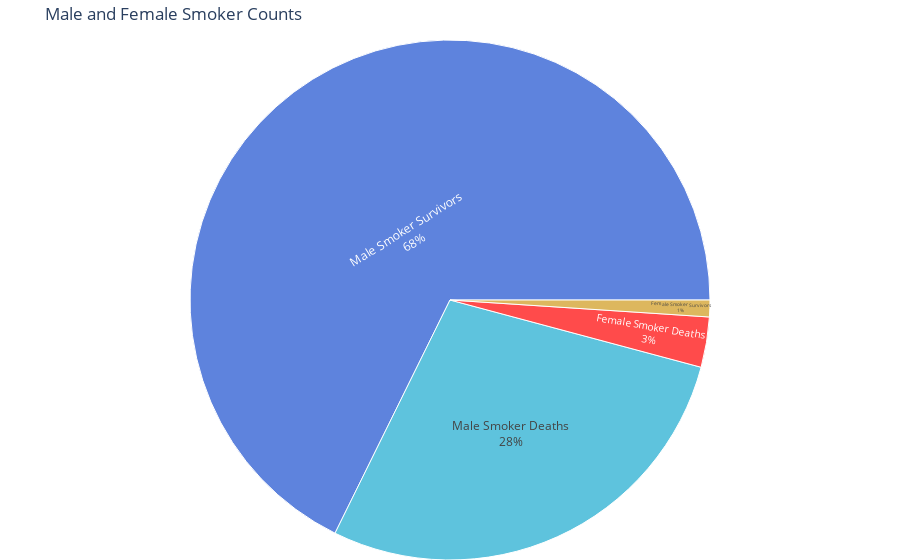

The notebook cell this image was saved under:
### Code cell
# Create a DataFrame

df = pd.DataFrame({
    'Categories': ['Male Smoker Deaths', 'Female Smoker Deaths', 'Male Smoker Survivors', 'Female Smoker Survivors'],
    'Counts': [27, 3, 65, 1]
})

# Create a sunburst chart
fig = px.sunburst(df, path=['Categories'], values='Counts', color='Categories',
                  color_discrete_map={'Male Smoker Deaths': '#1baacf', 'Female Smoker Deaths':'red' ,
                                      'Male Smoker Survivors': '#1B50CF' , 'Female Smoker Survivors': '#cf9a1b'},
                  title='Male and Female Smoker Counts')

# Update layout for better presentation
fig.update_layout(margin=dict(l=0, r=0, b=0, t=40))

fig.update_traces(textinfo='label+percent entry', textfont_size =12)


# Show the chart
fig.show()

### Figure 1 — Plotly figure (JSON) as saved in the notebook; plotly's stock layout.template omitted (floating-point values rounded to 4 significant figures)
{"data": [{"branchvalues": "total", "customdata": [["Female Smoker Survivors"], ["Male Smoker Survivors"], ["Female Smoker Deaths"], ["Male Smoker Deaths"]], "domain": {"x": [0, 1], "y": [0, 1]}, "hovertemplate": "labels=%{label}<br>Counts=%{value}<br>parent=%{parent}<br>id=%{id}<br>Categories=%{customdata[0]}<extra></extra>", "ids": ["Female Smoker Survivors", "Male Smoker Survivors", "Female Smoker Deaths", "Male Smoker Deaths"], "labels": ["Female Smoker Survivors", "Male Smoker Survivors", "Female Smoker Deaths", "Male Smoker Deaths"], "marker": {"colors": ["#cf9a1b", "#1B50CF", "red", "#1baacf"]}, "name": "", "parents": ["", "", "", ""], "textfont": {"size": 12}, "textinfo": "label+percent entry", "type": "sunburst", "values": [1, 65, 3, 27]}], "layout": {"legend": {"tracegroupgap": 0}, "margin": {"b": 0, "l": 0, "r": 0, "t": 40}, "title": {"text": "Male and Female Smoker Counts"}}}
